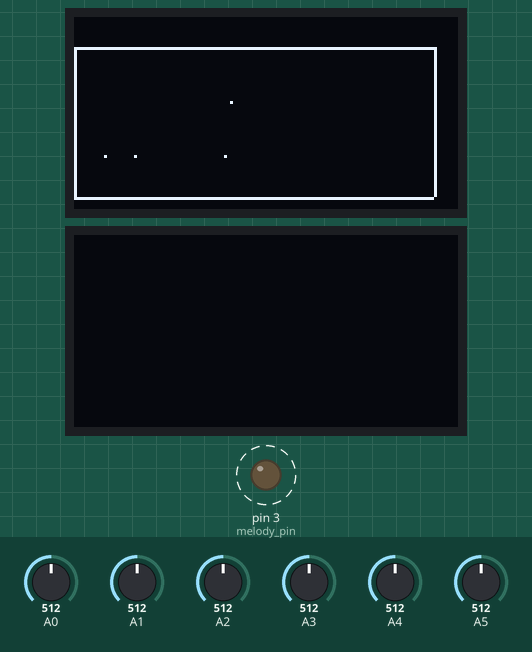
Bench run of a sketch on a simulated Arduino Uno, built with avr-gcc and run on an emulated ATmega328P. On the bench: 2 × 128×64 one-colour display, output pins drawn as LEDs (lit = HIGH). Dashed ring = blinking. The inputs (shaded band) are chosen by the test bench; at power-on: A4 = 512, A0 = 512, A1 = 512, A2 = 512, A3 = 512, A5 = 512. Random numbers use the default seed unless the sketch sets one.

Above: at 1.2 s.
1.3 s: A4 set to 410
2.8 s: A4 set to 387
At 5.8 s:
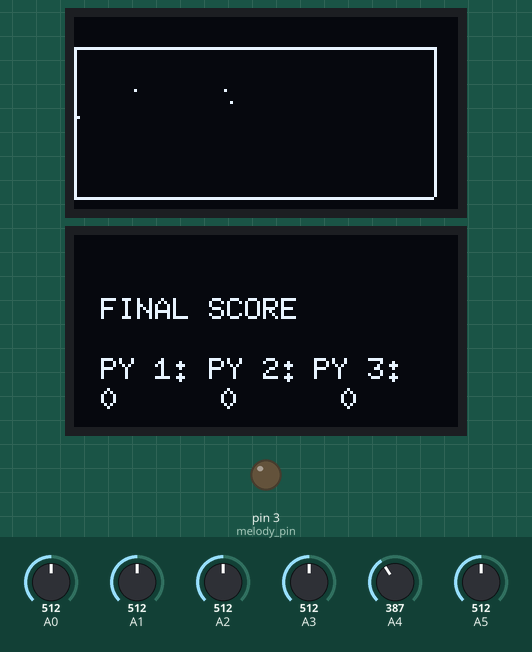
Timing chart, 0 to 7.3 s (numbered marks = the images above; inputs shaded):
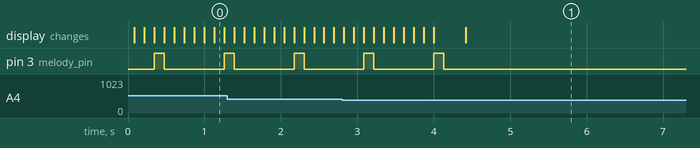

Measured:
- the behaviour switches between 400 and 399 on A4 (found by bisection; images 0 and 1)
- by itself, pin 3 (melody_pin): alternates HIGH for 0.13 s and LOW for 0.78 s, 4 changes in all, then stays LOW

The sketch:

Snake_2.ino
```cpp
/************************* Headers in Current File ***************************/
#include <time.h> // Due to rand()
#include <U8glib.h> // Due to the display
#include "snake.h" // Due to the macros for the songs and the game

/********************** Global Variables in Current File *********************/

/* For the melodies */
int melody_pin = 3;

/* Melody 01: */
double melody_pause1 = 0.4;
unsigned int melody_size1 = sizeof(Song1) /sizeof(TONE_T);

/* Melody 02: */
double melody_pause2 = 1.3;
unsigned int melody_size2 = sizeof(Song2) /sizeof(TONE_T);

unsigned int crash_size = sizeof(Crash) /sizeof(TONE_T);
unsigned int bite_size = sizeof(Bite) /sizeof(TONE_T);

/* For the snake */

int x_data[3];
int y_data[3];
int fruit;
int fruit_pos_x, fruit_pos_y;
int delaytime;
int musica;
int cont;
int end_game;

unsigned long previous_time = 0;
unsigned long waiting_time = 0;

SNAKE_T Snake[PLAYERS];

/********************** Display Special Configuration *************************/

U8GLIB_SH1106_128X64 u8g(10, 9, 12, 11, 13);
U8GLIB_SH1106_128X64 u8g2(10, 9, 12, 11, 13);

/**************** Prototype of Functions in Current File **********************/

void SetUp_Snake(SNAKE_T* , int );
void Move_Snake(SNAKE_T* , int* , int * , SNAKE_T*[] );
void there_is_fruit( int*, int*, SNAKE_T* , int* , int* );

void Read_Joystick (int , int , SNAKE_T* );
void cancion(TONE_T* , unsigned int , double , int , int* );
void sound_effect(int* , int*, int* );
void u8g_prepare(void);
void u8g2_prepare(void);
void Display(SNAKE_T, SNAKE_T, SNAKE_T);

/*************************** SETUP in Current File ***************************/

void setup() {

  /* Display setup : */
  u8g_prepare();
  u8g2_prepare();

  /* Analog Pins setup: */
  pinMode(A0, INPUT);
  pinMode(A1, INPUT);
  pinMode(A2, INPUT);
  pinMode(A3, INPUT);
  pinMode(A4, INPUT);
  pinMode(A5, INPUT);
  pinMode(melody_pin,OUTPUT);

  /* Snakes setup: */
  SetUp_Snake(&Snake[0], 10);
  SetUp_Snake(&Snake[1], 20);
  SetUp_Snake(&Snake[2], 50);
  SetUp_Snake(&Snake[3], 70);

  /* Fruit setup: */
  fruit_pos_x = 1 + rand()%118;
  fruit_pos_y = 11 + rand()%48;
  srand(time(NULL));

  /* Speed setup: */
  delaytime = 50;
  musica = 0;
  cont = 0;
  end_game = 0;

} /* End of SetUp() */


/*************************** LOOP in Current File ***************************/

void loop() {

  if( end_game == 0 ){

    /* Read Analog Inputs */
    y_data[0] = analogRead(A4);
    x_data[0] = analogRead(A5);

    y_data[1] = analogRead(A2);
    x_data[1] = analogRead(A3);

    y_data[2] = analogRead(A0);
    x_data[2] = analogRead(A1);

    for(int j = 0; j < PLAYERS; j++){
      if(Snake[j].looser == 0){
        Read_Joystick(x_data[j], y_data[j], &Snake[j]);
        Move_Snake(&Snake[j], &musica, &cont, &Snake[3]);
        there_is_fruit( &fruit_pos_x, &fruit_pos_y, &Snake[j], &musica, &cont);
      }
    }

    Display(&Snake[0], &Snake[1], &Snake[2]);

    //Musical environment*/
    sound_efect(&musica, &cont, &end_game);
    delay(delaytime);

  }else{
      //Set_Score(Snake->history_size);
      cancion(Song2, melody_size2, melody_pause2, melody_pin, &cont);
      u8g2.firstPage();
      do {
        u8g2.drawStr(9, 20, "FINAL SCORE ");
        u8g2.drawStr(9, 40, "PY 1: ");
        u8g2.drawStr(45, 40, "PY 2: ");
        u8g2.drawStr(80, 40, "PY 3: ");
        for (int i = 0; i<PLAYERS; i++){
          int c = 40*i;
          u8g2.drawStr(9+c, 50, String(Snake[i].score).c_str());
        }
      } while (u8g2.nextPage());
  } /* End showing scores */

} /* End of loop() */

/************************ Functions in Current File ************************/

void u8g_prepare(void) {
  u8g.setFont(u8g_font_6x10);
  u8g.setFontRefHeightExtendedText();
  u8g.setDefaultForegroundColor();
  u8g.setFontPosTop();
} /* End of void u8g_prepare(void) */

void u8g2_prepare(void) {
  u8g2.setFont(u8g_font_6x10);
  u8g2.setFontRefHeightExtendedText();
  u8g2.setDefaultForegroundColor();
  u8g2.setFontPosTop();
} /* End of void u8g_prepare(void) */


void Display(SNAKE_T *Snake1, SNAKE_T *Snake2, SNAKE_T *Snake3){
  int k;
  u8g.firstPage();
  do {
    for(k = 0; k < Snake1->history_size; k++){
      u8g.drawPixel(Snake1->history[k][0], Snake1->history[k][1]);
    }
    for(k = 0; k < Snake2->history_size; k++){
      u8g.drawPixel(Snake2->history[k][0], Snake2->history[k][1]);
    }
    for(k = 0; k < Snake3->history_size; k++){
      u8g.drawPixel(Snake3->history[k][0], Snake3->history[k][1]);
    }

    u8g.drawPixel(fruit_pos_x, fruit_pos_y);

    for(k = 0; k < 120; k++){
      u8g.drawPixel(k, 10);
    }
    for(k = 0; k < 120; k++){
      u8g.drawPixel(k, 60);
    }
    for(k = 10; k < 60; k++){
      u8g.drawPixel(0, k);
    }
    for(k = 10; k < 60; k++){
      u8g.drawPixel(120, k);
    }
  } while( u8g.nextPage() );
} /* End of void Display(SNAKE_T*, SNAKE_T* ) */


void sound_efect(int *musica, int *cont, int *end_game){

  /* Game atmosphere */
  if( *musica == 0 ){
      cancion(Song1, melody_size1, melody_pause1, melody_pin, cont);

  /* Eating effect */
  }else if( *musica == 1){
    if( *cont < 2 ){
      cancion(Bite, bite_size, melody_pause1, melody_pin, cont);
    }else{
      *musica = 0;
    }

  /* Collision effect */
  }else if( *musica == 2){
    if( *cont < 2 ){
      cancion(Crash, crash_size, melody_pause1, melody_pin, cont);
    }
  }/* End *musica == 2 */

} /* End of void sound_efect() */

void SetUp_Snake(SNAKE_T* Snake, int x){
  Snake->current_dir = DOWN;
  Snake->new_dir = NONE;
  Snake->posx = x;
  Snake->posy = 55;
  Snake->looser = 0;
  Snake->score = 0;
  Snake->history_size = 1;

} /* End of SetUp_Snake */


void Read_Joystick (int x_data, int y_data, SNAKE_T* Snake){

  if ( (x_data >= 0) && (x_data < 400) ){
    Snake->new_dir = UP;
  } else if ( (x_data >= 700) && (x_data <= 1023) ){
    Snake->new_dir = DOWN;
  } else if ( (y_data >= 700) && (y_data <= 1023) ){
    Snake->new_dir = RIGHT;
  } else if ( (y_data >= 0) && (y_data < 400) ){
    Snake->new_dir = LEFT;
  } else if ((x_data > 400 && x_data < 700) && (y_data > 400) && (y_data < 700)) {
    Snake->new_dir = NONE;
  }

  if (Snake->new_dir != NONE) {
    if ((Snake->new_dir == UP && Snake->current_dir == DOWN) ||
            (Snake->new_dir == DOWN && Snake->current_dir == UP) ||
            (Snake->new_dir == RIGHT && Snake->current_dir == LEFT) ||
            (Snake->new_dir == LEFT && Snake->current_dir == RIGHT)) {
            Snake->new_dir = NONE;
        }
  }

} /* End of Read_Joystick () */


void Move_Snake(SNAKE_T* Snake, int* musica, int *cont, SNAKE_T Snakes[2]) {
  typedef enum {MOVING, FINISHING} STATE_T;
  static STATE_T state = MOVING;

  if (1) {
    switch(state) {
      case MOVING:
        /* Update the position based on the current direction */
        if (Snake->new_dir == NONE) {
          if (Snake->current_dir == UP) {
            Snake->posy++;
          } else if (Snake->current_dir == DOWN) {
            Snake->posy--;
          } else if (Snake->current_dir == RIGHT) {
            Snake->posx++;
          } else if (Snake->current_dir == LEFT) {
            Snake->posx--;
          }
        } else if (Snake->new_dir == UP) {
          Snake->posy++;
          Snake->current_dir = UP;
        } else if (Snake->new_dir == DOWN ) {
          Snake->posy--;
          Snake->current_dir = DOWN;
        } else if (Snake->new_dir == RIGHT) {
          Snake->posx++;
          Snake->current_dir = RIGHT;
        } else if (Snake->new_dir == LEFT) {
          Snake->posx--;
          Snake->current_dir = LEFT;
        }

        /* Checking collision with herself and other snakes */
        for (int l = 0; l < PLAYERS; l++) {
          for (int i = (l == l ? 1 : 0); i < Snakes[l].history_size; i++) {
            if (Snake->posx == Snakes[l].history[i][0] && Snake->posy == Snakes[l].history[i][1]) {
              state = FINISHING;
              break;
            }
          }
          if (state == FINISHING) break;
        }

        /* Checking boundaries collision */
        if (!(Snake->posx > 0 && Snake->posx < screenWidth) || !(Snake->posy > 10 && Snake->posy < screenHeight)) {
          state = FINISHING;
        } else {

          for (int i = Snake->history_size - 1; i > 0; i--) {
            Snake->history[i][0] = Snake->history[i - 1][0];
            Snake->history[i][1] = Snake->history[i - 1][1];
          }
          /* Save the current position as the latest in history */
          Snake->history[0][0] = Snake->posx;
          Snake->history[0][1] = Snake->posy;

          state = MOVING;
        }
      break; /* End of MOVING */

      case FINISHING:
        *cont = 0;
        Snake->looser = 1;
        *musica = 2;
        //delaytime -= 10;
        end_game++;
        state = FINISHING;
      break; /* End of FINISHING */

    } /* End of switch(state) */
  } /* End of if(1) */
} /* End of Move_Snake() */


void there_is_fruit( int *fruit_pos_x, int *fruit_pos_y, SNAKE_T *Snake, int* musica, int *cont){

  static int fruit = 0;
  if( Snake->posx == *fruit_pos_x && Snake->posy == *fruit_pos_y ){
    Snake->history_size++;
    Snake->score++;
    *musica = 1;
    *cont = 0;
    if (delaytime > 0 ){
      delaytime -=10;
    }
    fruit = 1;
  }

  if(fruit == 1){
    *fruit_pos_x = 1 + rand()%118;
    *fruit_pos_y = 20 + rand()%39;
    fruit = 0;
  }

} /* End of there_is_fruit */

void cancion(TONE_T *melody, unsigned int melody_size , double melody_pause, int pin, int *cont){
  typedef enum{THERE_IS_NOTE, IS_A_SILENCE, DELAY_A, DELAY_B, NOTE_COMPLETED, HIGH_TIME, LOW_TIME} SONG_T;
  static int period_high;
  static int i = 0;
  static unsigned long initial_time = 0;
  static unsigned long tone_time = 0;
  static SONG_T state = THERE_IS_NOTE;

  if(1){
    switch(state){

      case THERE_IS_NOTE:        //¿AÚN QUEDAN NOTAS?
        if( i <= melody_size ){
          state = IS_A_SILENCE;
        }else{
          *cont = *cont +1;
          i = 0;
          state = THERE_IS_NOTE;
        }
      break;

      case IS_A_SILENCE:       //¿ES UN SILENCIO?
        if(melody[i].tone == 0){
          initial_time = micros();
          state = DELAY_A;
        }else{
          period_high = 1000000/(melody[i].tone *2);
          tone_time = micros();
          state = NOTE_COMPLETED;
        }
      break;

      case DELAY_A:       //DELAY A
        if(micros() - initial_time <= (melody[i].length)*1000){
          state = DELAY_A;
        }else{
          tone_time = micros();
          state = DELAY_B;
        }
      break;

      case DELAY_B:       //DELAY B
        if( micros() - initial_time <= ((melody[i].length)*melody_pause*1000)){
          state = DELAY_B;
        }else{
          i++;
          state = THERE_IS_NOTE;
        }
      break;

      case NOTE_COMPLETED:     //¿Duracion completa?
        if( micros() - tone_time <= (melody[i].length)*1000){
          initial_time = micros();
          digitalWrite(pin, HIGH);
          state = HIGH_TIME;
        }else{
          initial_time = micros();
          state = DELAY_B;
        }
      break;

      case HIGH_TIME:     //Tiempo arriba
        if(micros() - initial_time <= period_high){
          state = HIGH_TIME;
        }else{
          digitalWrite(pin, LOW);
          initial_time = micros();
          state = LOW_TIME;
        }
      break;

      case LOW_TIME:     //Tiempo abajo
        if(micros() - initial_time <= period_high){
          state = LOW_TIME;
        }else{
          state = NOTE_COMPLETED;
        }
      break;

    } /* End switch(case) */
  } /* End if(TRUE) */
} /* End cancion */
```
